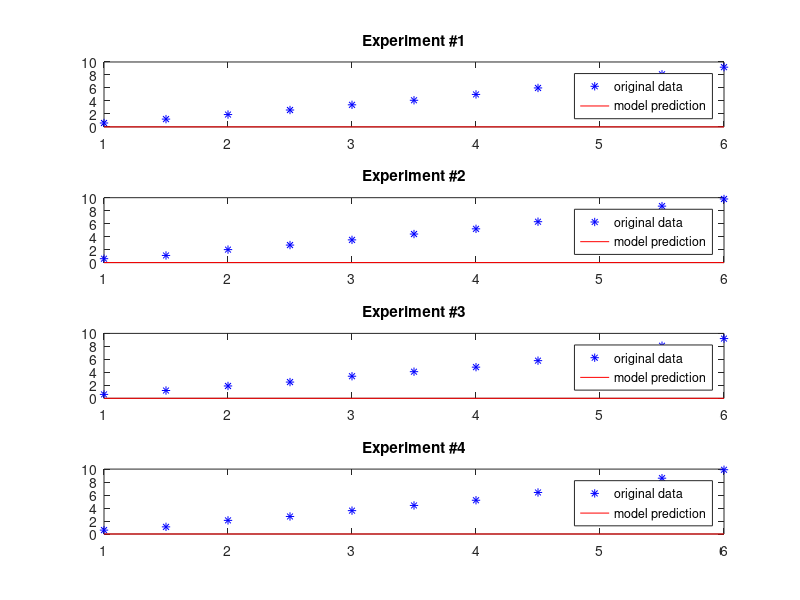
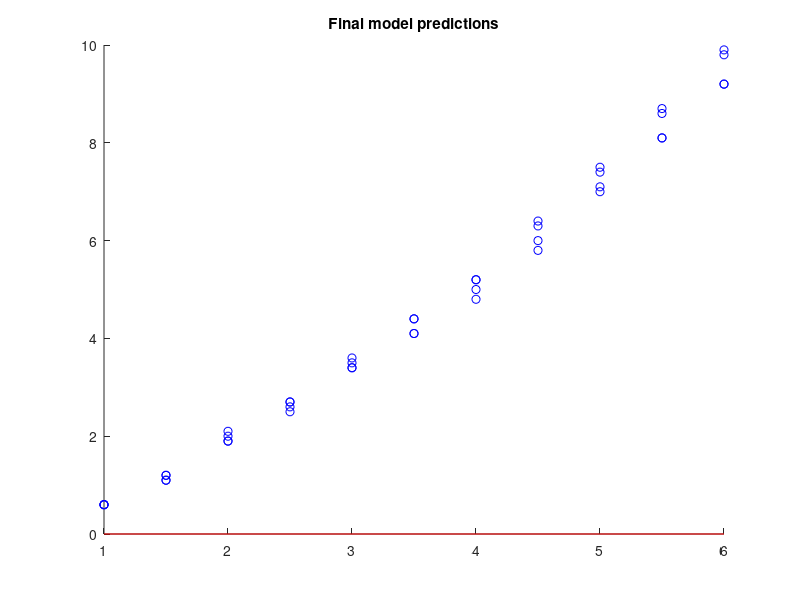

Write MATLAB code to recreate these figures, in order.
function [Kf,a,KfSigma,aSigma] = fitKfParams()
% finds Kf and a from the model
% omega = u-a
% thrust = Kf*omega^2
% weight(grams) = (1000/g)*Kf*(u-a)^2
% note that we also scale the input by 10000 for easier modeling

r1 = [
10000	0.6;
15000	1.2;
20000	1.9;
25000	2.6;
30000	3.4;
35000	4.1;
40000	5;
45000	6;
50000	7.1;
55000	8.1;
60000	9.2];

r2 = [
10000	0.6;
15000	1.1;
20000	2;
25000	2.7;
30000	3.5;
35000	4.4;
40000	5.2;
45000	6.3;
50000	7.5;
55000	8.7;
60000	9.8];

r3 = [
10000	0.6;
15000	1.2;
20000	1.9;
25000	2.5;
30000	3.4;
35000	4.1;
40000	4.8;
45000	5.8;
50000	7;
55000	8.1;
60000	9.2];

r4 = [
10000	0.6;
15000	1.1;
20000	2.1;
25000	2.7;
30000	3.6;
35000	4.4;
40000	5.2;
45000	6.4;
50000	7.4;
55000	8.6;
60000	9.9];

r1(:,1) = r1(:,1)/10000;
r2(:,1) = r2(:,1)/10000;
r3(:,1) = r3(:,1)/10000;
r4(:,1) = r4(:,1)/10000;

exp = {r1,r2,r3,r4};

Kfs = zeros(1,numel(exp));
as = zeros(1,numel(exp));

x0 = [0 0];
for i=1:numel(exp);
  data = exp{i};
  
  w = warning('off','optim:fminunc:SwitchingMethod');
  params = fmincon(@(x)modelfit(x,data),x0,[-1 0],0,[],[],[],[],[],struct('Display','off'));
  warning(w);
  
  figure(1);
  subplot(numel(exp),1,i);
  plot(data(:,1),data(:,2),'b*',data(:,1),evalparams(params,data(:,1)),'r');
  legend('original data','model prediction');
  title(sprintf('Experiment #%d',i));
  
  Kfs(i) = params(1);
  as(i) = params(2);
end

Kf = mean(Kfs);
a = mean(as);
KfSigma = std(Kfs);
aSigma = std(as);

% plot the final model
figure(2)
hold on
for i=1:numel(exp)
  data = exp{i};
  plot(data(:,1),data(:,2),'bo');
end
% uses the sample points of the last exp
plot(data(:,1),evalparams([Kf,a],data(:,1)),'r');
title('Final model predictions');

end

function c = modelfit(params,data)
  w = evalparams(params,data(:,1));
  dw = w-data(:,2);
  c = dw'*dw;
end

function w = evalparams(params,u)
  g = 9.8;
  Kf = params(1);
  a = params(2);
  w = (1000/g)*Kf*(u-a).^2;
end
